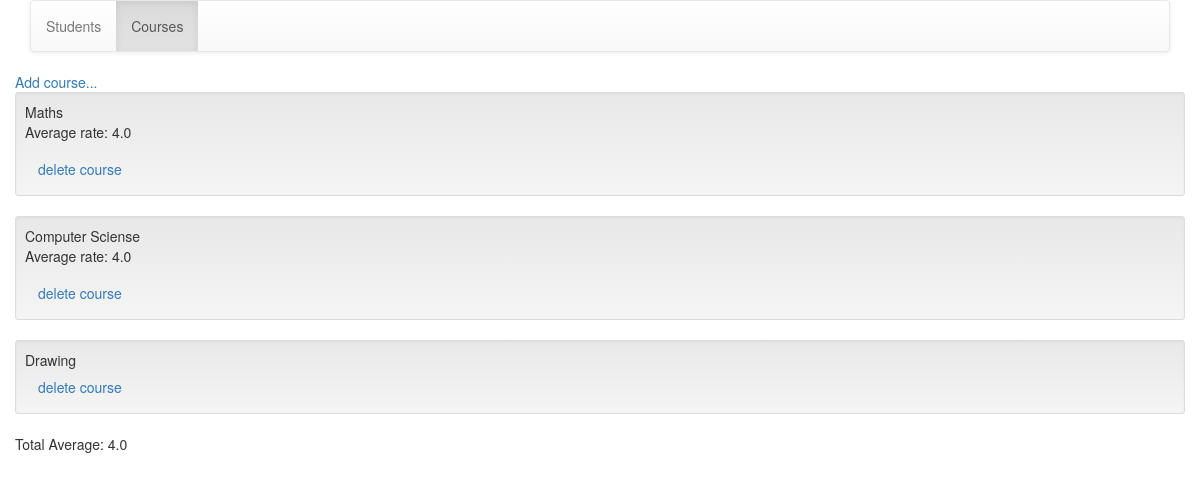
Page /courses/ on the committed database.
### students/models.py (models this page shows, shortened)
class Course(models.Model):
    name = models.CharField(max_length=200)
    def average_rate(self):
        return Rating.average_rate(course=self)

### students/views.py (the view)
# urls.py: url(r'^courses/$', views.CoursesView.as_view(), name='courses'),
class CoursesView(IndexViewWithAverage):
    template_name = 'students/courses.html'
    context_object_name = 'courses'
    def get_queryset(self):
        return Course.objects.all()

### students/models.py (called while the page is built)
    @staticmethod
    def average_rate(student=None, course=None):
        filter = {k: v for k, v in locals().items() if v}
        return Rating.objects.filter(**filter).aggregate(avg_rate=models.Avg('rate'))['avg_rate']

### students/views.py (called while the page is built)
    def get_context_data(self, **kwargs):
        data = super(IndexViewWithAverage, self).get_context_data(**kwargs)
        data['total_average'] = Rating.average_rate()
        return data

### students/templates/students/courses.html (shortened to what this page needs)
{% extends "students/base.html" %}
{% block content %}
<a href="{% url 'add_course' %}">Add course...</a>
{% for course in courses %}
    <div class="well well-sm">
        {{ course.name }}
        {% if course.rating_set.count %}
            <p>Average rate: {{ course.average_rate }}</p>
        {% endif %}
        <form method="post" action="{% url 'delete_course' course.id %}">
            <input type="submit" class="btn btn-link" value="delete course">
        </form>
    </div>
{% endfor %}
<p>Total Average: {{ total_average }}</p>
{% endblock %}

### rows in the picture
Course: name "Maths", average_rate "4.0"
Course: name "Computer Sciense", average_rate "4.0"
Course: name "Drawing"

### other values in the picture
{{ total_average }} "4.0"
